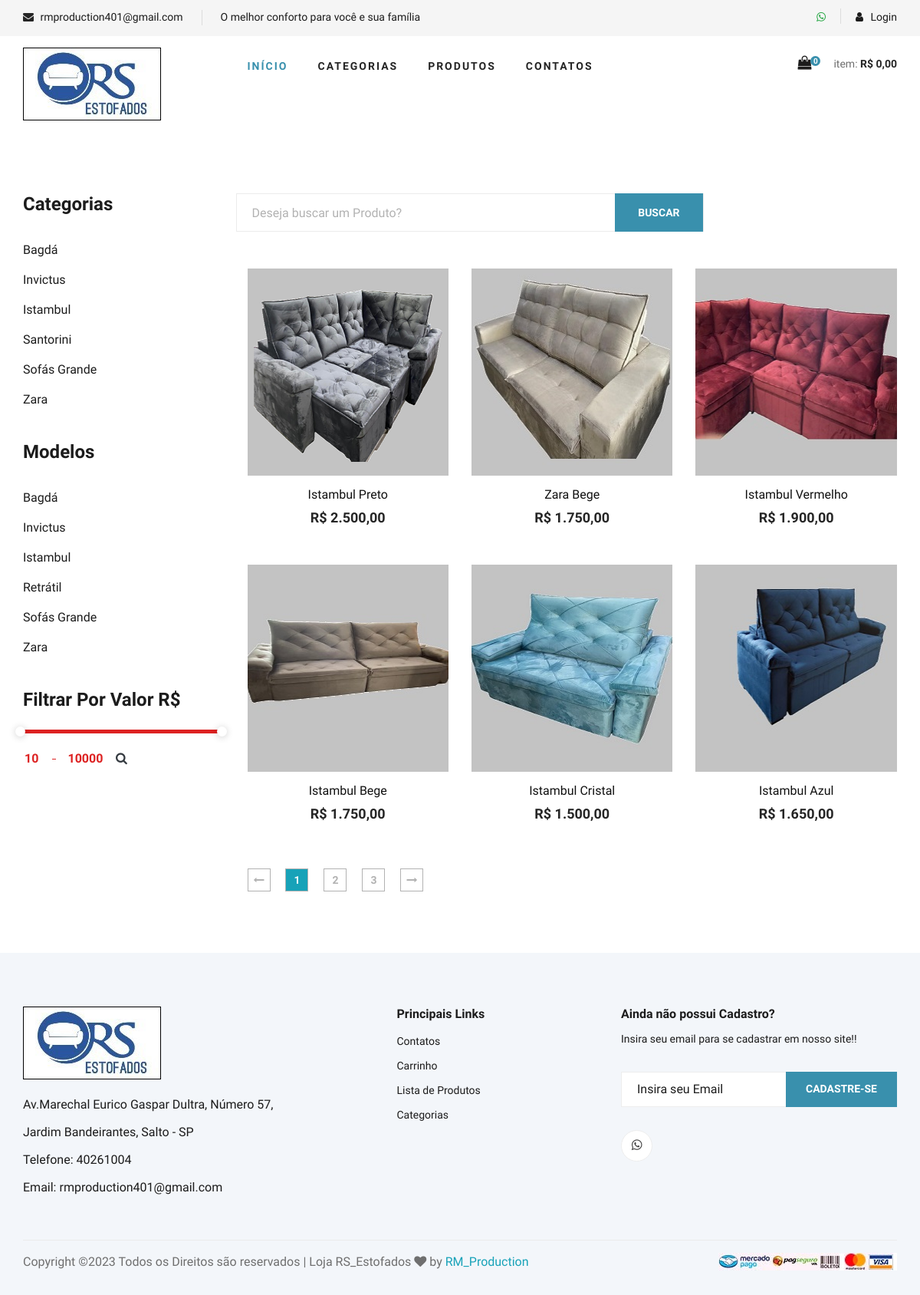
/lista-produtos.php, run on the app's committed database.
### tables this page shows
CREATE TABLE `categorias` (
  `id` int(11) NOT NULL AUTO_INCREMENT,
  `nome` varchar(50) NOT NULL,
  `nome_url` varchar(50) NOT NULL,
  `imagem` varchar(100) NOT NULL,
  PRIMARY KEY (`id`)
);

CREATE TABLE `sub_categorias` (
  `id` int(11) NOT NULL AUTO_INCREMENT,
  `nome` varchar(50) NOT NULL,
  `nome_url` varchar(50) NOT NULL,
  `imagem` varchar(100) NOT NULL,
  `id_categoria` int(11) NOT NULL,
  PRIMARY KEY (`id`)
);

CREATE TABLE `produtos` (
  `id` int(11) NOT NULL AUTO_INCREMENT,
  `categoria` int(11) NOT NULL,
  `sub_categoria` int(11) NOT NULL,
  `nome` varchar(100) NOT NULL,
  `nome_url` varchar(100) NOT NULL,
  `descricao` varchar(1000) NOT NULL,
  `descricao_longa` text NOT NULL,
  `valor` decimal(10,2) NOT NULL,
  `imagem` varchar(100) NOT NULL,
  `estoque` int(11) NOT NULL,
  `tipo_envio` int(11) NOT NULL,
  `palavras` varchar(250) NOT NULL,
  `ativo` varchar(5) NOT NULL,
  `peso` double(8,2) DEFAULT NULL,
  `largura` int(11) DEFAULT NULL,
  `altura` int(11) DEFAULT NULL,
  `comprimento` int(11) DEFAULT NULL,
  `modelo` varchar(100) DEFAULT NULL,
  `valor_frete` decimal(8,2) DEFAULT NULL,
  `promocao` varchar(5) NOT NULL,
  `vendas` int(11) DEFAULT NULL,
  `link` varchar(150) DEFAULT NULL,
  PRIMARY KEY (`id`)
);

### config.php (called while the page is built, shortened)
<?php
$itens_por_pagina = 6;
 ?>

### lista-produtos.php (the view, shortened to what this page needs)
<?php
require_once("cabecalho.php");
require_once("conexao.php");
?>
<?php
if(@$_GET['pagina'] != null){
    $pag = $_GET['pagina'];
}else{
    $pag = 0;
}
$limite = $pag * @$itens_por_pagina;
$pagina = $pag;
$nome_pag = 'lista-produtos.php';
?>
<?php
$subcategoria_get = @$_GET['nome'];
$query = $pdo->query("SELECT * FROM sub_categorias where nome_url = '$subcategoria_get' ");
$res = $query->fetchAll(PDO::FETCH_ASSOC);
$id_subcategoria = @$res[0]['id'];
 ?>
 <?php
$valor_inicial = @$_GET['valor-inicial'];
$valor_final = @$_GET['valor-final'];
 ?>
<section class="product spad">
    <div class="container">
        <div class="row">
            <div class="col-lg-3 col-md-5">
                <div class="sidebar">
                    <div class="sidebar__item">
                        <h4>Categorias</h4>
                        <ul>
                            <?php
                            $query = $pdo->query("SELECT * FROM categorias order by nome asc ");
                            $res = $query->fetchAll(PDO::FETCH_ASSOC);
                            for ($i=0; $i < count($res); $i++) {
                              $nome = $res[$i]['nome'];
                              $nome_url = $res[$i]['nome_url'];
                              ?>
                              <li><a href="sub-categoria-de-<?php echo $nome_url ?>"><?php echo $nome ?></a></li>
                          <?php } ?>
                      </ul>
                  </div>
                  <div class="sidebar__item">
                    <h4>Modelos</h4>
                    <ul>
                        <?php
                        $query = $pdo->query("SELECT * FROM sub_categorias order by nome asc ");
                        $res = $query->fetchAll(PDO::FETCH_ASSOC);
                        for ($i=0; $i < count($res); $i++) {
                          $nome = $res[$i]['nome'];
                          $nome_url = $res[$i]['nome_url'];
                          ?>
                          <li><a href="produtos-<?php echo $nome_url ?>"><?php echo $nome ?></a></li>
                      <?php } ?>
                  </ul>
              </div>
               <div class="sidebar__item">
                    <h4>Filtrar Por Valor R$</h4>
                    <div class="price-range-wrap">
                        <div class="price-range ui-slider ui-corner-all ui-slider-horizontal ui-widget ui-widget-content"
                        data-min="10" data-max="10000">
                        <span tabindex="0" class="ui-slider-handle ui-corner-all ui-state-default"></span>
                        <span tabindex="0" class="ui-slider-handle ui-corner-all ui-state-default"></span>
                    </div>
                    <div class="range-slider">
                        <div class="price-input">
                            <form method="get" action="lista-produtos.php" name="form_valor">
                                <input type="text" name="valor-inicial" id="minamount">
                                <input type="text" name="valor-final" id="maxamount">
                                <a href="#" onclick="document.form_valor.submit(); return false;" class="text-dark">
                                    <i class="fa fa-search ml-2"></i>
                                </a>
                            </form>
                        </div>
                    </div>
                </div>
            </div>
    </div>
</div>
<div class="col-lg-9 col-md-7">
    <div class="row">
        <div class="hero__search__form mb-4">
            <form action="lista-produtos.php" method="GET">
                <input type="text" name="txtBuscar" placeholder="Deseja buscar um Produto?" value="<?php echo @$_GET['txtBuscar'] ?>">
                <button type="submit" class="site-btn">BUSCAR</button>
            </form>
        </div>
    </div>
        <?php
        if(@$_GET['txtBuscar'] != "") {
            $buscar = '%'.@$_GET['txtBuscar'].'%';
        }else{
            $buscar = '%';
        }
        if($subcategoria_get == "" and $valor_inicial == "") {
        $query = $pdo->query("SELECT * FROM produtos where (nome LIKE '$buscar' or palavras like '$buscar') and ativo = 'Sim' and estoque > 0 order by id desc LIMIT $limite, $itens_por_pagina ");
        }else if($valor_inicial != ""){
            $query = $pdo->query("SELECT * FROM produtos where valor >= '$valor_inicial' and valor <= '$valor_final' and ativo = 'Sim' and estoque > 0 order by id desc");
        }
        else{
            $query = $pdo->query("SELECT * FROM produtos where sub_categoria = '$id_subcategoria' and ativo = 'Sim' and estoque > 0 order by id desc");
        }
        $res = $query->fetchAll(PDO::FETCH_ASSOC);
        echo '<div class="row mt-4">';
        for ($i=0; $i < count($res); $i++) {
          $nome = $res[$i]['nome'];
          $valor = $res[$i]['valor'];
          $nome_url = $res[$i]['nome_url'];
          $imagem = $res[$i]['imagem'];
          $promocao = $res[$i]['promocao'];
          $id = $res[$i]['id'];
          $valor = number_format($valor, 2, ',', '.');
          $query3 = $pdo->query("SELECT * FROM produtos where ativo = 'Sim' and estoque > 0");
          $res3 = $query3->fetchAll(PDO::FETCH_ASSOC);
          $num_total = @count($res3);
          $num_paginas = ceil($num_total/$itens_por_pagina);
          if($promocao == 'Sim'){
            $queryp = $pdo->query("SELECT * FROM promocoes where id_produto = '$id' ");
            $resp = $queryp->fetchAll(PDO::FETCH_ASSOC);
            $valor_promo = $resp[0]['valor'];
            $desconto = $resp[0]['desconto'];
            $valor_promo = number_format($valor_promo, 2, ',', '.');
            ?>
            <div class="col-lg-4 col-md-6 col-sm-6">
                <div class="product__discount__item">
                    <div class="product__discount__item__pic set-bg"
                    data-setbg="img/produtos/<?php echo $imagem ?>">
                    <div class="product__discount__percent">-<?php echo $desconto ?>%</div>
                    <ul class="product__item__pic__hover">
                     <li><a href="produto-<?php echo $nome_url ?>"><i class="fa fa-eye"></i></a></li>
                    <li><a href="" onclick="carrinhoModal('<?php echo $id ?>','Não')"><i class="fa fa-shopping-cart"></i></a>
                     </ul>
                 </div>
                 <div class="product__discount__item__text">
                    <h5><a href="produto-<?php echo $nome_url ?>"><?php echo $nome ?></a></h5>
                    <div class="product__item__price">R$ <?php echo $valor_promo ?> <span>R$ <?php echo $valor ?></span></div>
                </div>
            </div>
        </div>
    <?php }else{ ?>
     <div class="col-lg-4 col-md-6 col-sm-6">
       <div class="featured__item">
        <div class="featured__item__pic set-bg" data-setbg="img/produtos/<?php echo $imagem ?>">
        </div>
        <div class="featured__item__text">
            <a href="produto-<?php echo $nome_url ?>"><h6><?php echo $nome ?></h6>
                <h5>R$ <?php echo $valor ?></h5></a>
            </div>
        </div>
    </div>
<?php } } ?>
</div>
<?php if(@$_GET['txtBuscar'] == "" and @$id_subcategoria == "" and @$valor_inicial == ""){ ?>
<div class="product__pagination">
                <a href="<?php echo $nome_pag ?>?pagina=0"><i class="fa fa-long-arrow-left"></i></a>
                <?php
                    for($i = 0; $i < @$num_paginas; $i++){
                        $estilo = '';
                        if($pagina == $i){
                            $estilo = 'bg-info text-light';
                        }
                        if($pagina >= ($i - 2) && $pagina <= ($i + 2)){ ?>
                         <a href="<?php echo $nome_pag ?>?pagina=<?php echo $i ?>" class="<?php echo $estilo ?>"><?php echo $i + 1 ?></a>
                       <?php }
                    }
                 ?>
                <a href="<?php echo $nome_pag ?>?pagina=<?php echo $num_paginas - 1 ?>"><i class="fa fa-long-arrow-right"></i></a>
 </div>
<?php } ?>
</div>
</div>
</div>
</section>
<?php
require_once("rodape.php");
?>

### css/style.css (style rules this page uses)
html, body { height: 100%; font-family: "Cairo", sans-serif; -webkit-font-smoothing: antialiased; font-smoothing: antialiased; }
h1, h2, h3, h4, h5, h6 { margin: 0; color: #111111; font-weight: 400; font-family: "Cairo", sans-serif; }
h4 { font-size: 24px; }
h5 { font-size: 18px; }
h6 { font-size: 16px; }
ul, ol { padding: 0; margin: 0; }
.set-bg { background-repeat: no-repeat; background-size: cover; background-position: top center; }
.spad { padding-top: 100px; padding-bottom: 100px; }
.site-btn { font-size: 14px; color: #ffffff; font-weight: 800; text-transform: uppercase; display: inline-block; padding: 13px 30px 12px; background: #3990ad; border: none; }
.hero__search__form { width: 610px; height: 50px; border: 1px solid #ebebeb; position: relative; float: left; }
.hero__search__form form input { width: 70%; border: none; height: 48px; font-size: 16px; color: #b2b2b2; padding-left: 20px; }
.hero__search__form form input::placeholder { color: #b2b2b2; }
.hero__search__form form button { position: absolute; right: 0; top: -1px; height: 50px; }
.featured__item { margin-bottom: 50px; }
.featured__item__pic { height: 270px; position: relative; overflow: hidden; background-position: center center; }
.featured__item__text { text-align: center; padding-top: 15px; }
.featured__item__text h6 { margin-bottom: 10px; }
.featured__item__text h5 { color: #252525; font-weight: 700; }
.sidebar__item { margin-bottom: 35px; }
.sidebar__item h4 { color: #1c1c1c; font-weight: 700; margin-bottom: 25px; }
.sidebar__item ul li { list-style: none; }
.sidebar__item ul li a { font-size: 16px; color: #1c1c1c; line-height: 39px; display: block; }
.price-range-wrap .range-slider { margin-top: 20px; }
.price-range-wrap .range-slider .price-input { position: relative; }
.price-range-wrap .range-slider .price-input:after { position: absolute; left: 38px; top: 13px; height: 1px; width: 5px; background: #dd2222; content: ""; }
.price-range-wrap .range-slider .price-input input { font-size: 16px; color: #dd2222; font-weight: 700; max-width: 20%; border: none; display: inline-block; }
.price-range-wrap .price-range { border-radius: 0; }
.price-range-wrap .price-range.ui-widget-content { border: none; background: #ebebeb; height: 5px; }
.price-range-wrap .price-range.ui-widget-content .ui-slider-handle { height: 13px; width: 13px; border-radius: 50%; background: #ffffff; border: none; -webkit-box-shadow: 0px 1px 10px rgba(0, 0, 0, 0.2); box-shadow: 0px 1px 10px rgba(0, 0, 0, 0.2); outline: none; cursor: pointer; }
.product { padding-top: 80px; padding-bottom: 80px; }
.product__pagination, .blog__pagination { padding-top: 10px; }
.product__pagination a, .blog__pagination a { display: inline-block; width: 30px; height: 30px; border: 1px solid #b2b2b2; font-size: 14px; color: #b2b2b2; font-weight: 700; line-height: 28px; text-align: center; margin-right: 16px; -webkit-transition: all, 0.3s; -moz-transition: all, 0.3s; -ms-transition: all, 0.3s; -o-transition: all, 0.3s; transition: all, 0.3s; }
.product__pagination a:last-child, .blog__pagination a:last-child { margin-right: 0; }
@media only screen and (min-width: 1200px) { .container { max-width: 1170px; } }

### data on the page
categorias: nome "Bagdá"
categorias: nome "Invictus"
categorias: nome "Istambul"
categorias: nome "Santorini"
categorias: nome "Sofás Grande"
categorias: nome "Zara"
sub_categorias: nome "Bagdá"
sub_categorias: nome "Invictus"
sub_categorias: nome "Istambul"
sub_categorias: nome "Retrátil"
sub_categorias: nome "Sofás Grande"
sub_categorias: nome "Zara"
produtos: shows a picture, nome "Istambul Preto", valor "2.500,00"
produtos: shows a picture, nome "Zara Bege", valor "1.750,00"
produtos: shows a picture, nome "Istambul Vermelho", valor "1.900,00"
produtos: shows a picture, nome "Istambul Bege", valor "1.750,00"
produtos: shows a picture, nome "Istambul Cristal", valor "1.500,00"
produtos: shows a picture, nome "Istambul Azul", valor "1.650,00"

### other printed values
$email "rmproduction401@gmail.com"
$texto_destaque "O melhor conforto para você e sua família"
$linhas "0"
$total_c "0,00"
$endereco_loja "Av.Marechal Eurico Gaspar Dultra, Número 57, Jardim Bandeirantes, Salto - SP"
$telefone "40261004"
